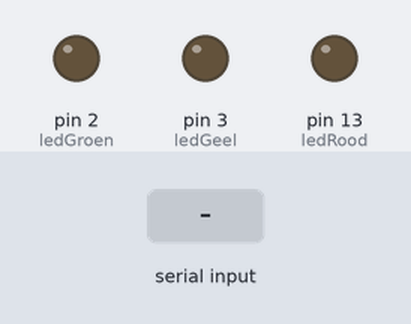
Simulated run of this sketch. Board: Arduino Uno, built with avr-gcc and run on an emulated ATmega328P. Shown: output pins drawn as LEDs (lit = HIGH). The test bench sets the inputs (shaded band).

Above: at 1.2 s.
1.3 s: "1" received over Serial
At 2.0 s:
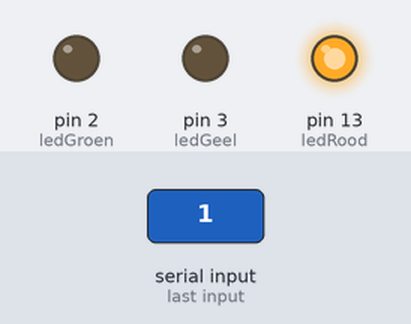
2.8 s: "3" received over Serial
At 3.1 s:
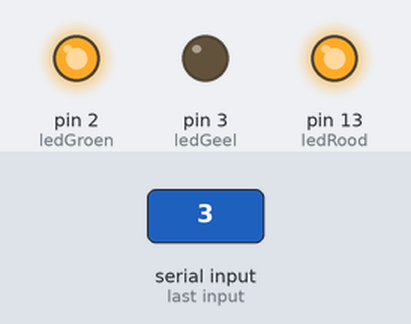
4.3 s: "0" received over Serial
At 5.5 s:
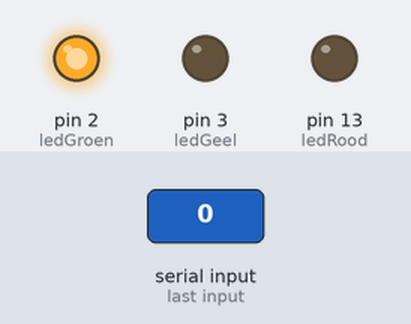
5.8 s: "5" received over Serial
At 6.6 s:
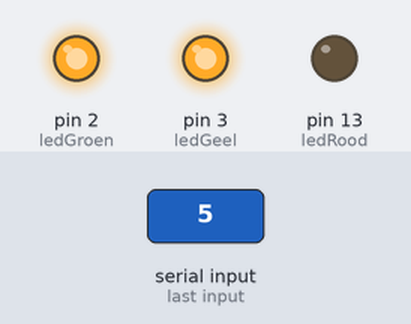
7.3 s: "2" received over Serial
At 7.8 s:
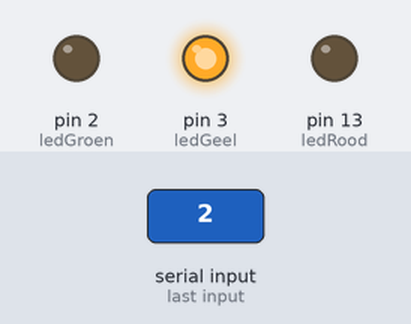
8.8 s: "4" received over Serial
At 10.1 s:
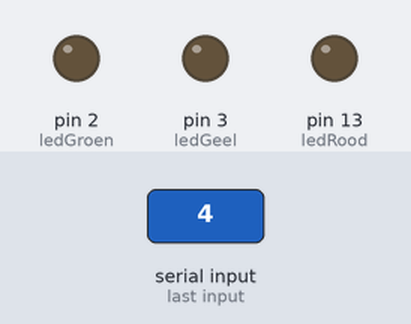
Timing chart, 0 to 11.3 s (numbered marks = the images above; inputs shaded):
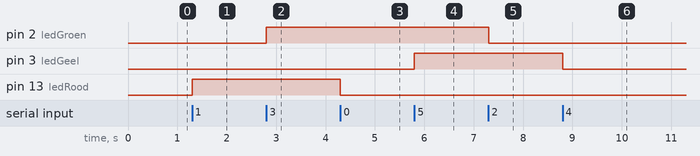

The sketch:

Opdracht2.ino
```cpp
const int ledGroen = 2;
const int ledGeel = 3;
const int ledRood = 13;

char charIN = "";

void setup() {
  // put your setup code here, to run once:
  Serial.begin(9600);
  pinMode(ledGroen, OUTPUT);
  pinMode(ledGeel, OUTPUT);
  pinMode(ledRood, OUTPUT);
}

void loop() {
  // put your main code here, to run repeatedly:
  if (Serial.available() > 0) {
    charIN = Serial.read();
    switch (charIN) {
      case '0':
        digitalWrite(ledRood, LOW);
        break;
      case '1':
        digitalWrite(ledRood, HIGH);
        break;
      case '2':
        digitalWrite(ledGroen, LOW);
        break;
       case '3':
        digitalWrite(ledGroen, HIGH);
        break;
       case '4':
        digitalWrite(ledGeel, LOW);
        break;
       case '5':
       digitalWrite(ledGeel, HIGH);
       break;
    }
  }
}
```

Measured:
- after the input at 1.3 s, pin 13 (ledRood): LOW → HIGH at once
- after the input at 2.8 s, pin 2 (ledGroen): LOW → HIGH at once
- after the input at 4.3 s, pin 13 (ledRood): HIGH → LOW at once
- after the input at 5.8 s, pin 3 (ledGeel): LOW → HIGH at once
- after the input at 7.3 s, pin 2 (ledGroen): HIGH → LOW at once
- after the input at 8.8 s, pin 3 (ledGeel): HIGH → LOW at once
